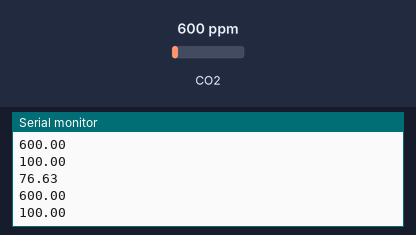
Simulated run of this sketch. Board: Arduino Uno, built with avr-gcc and run on an emulated ATmega328P. Shown: the last lines printed to the serial monitor. The test bench sets the inputs (shaded band); at power-on: CO2 600 ppm.

Above: at 1.8 s.
1.9 s: CO2 set to 452 ppm
At 2.6 s:
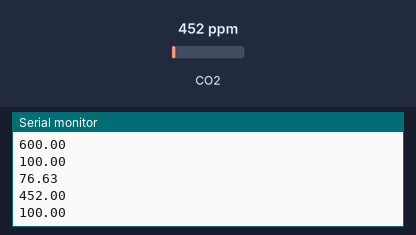
3.4 s: CO2 set to 1050 ppm
At 4.8 s:
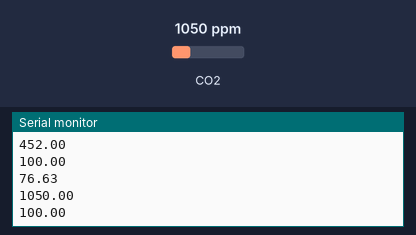
Timing chart, 0 to 6.4 s (numbered marks = the images above; inputs shaded):
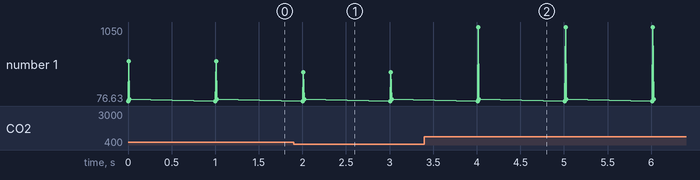

The sketch:

mq135-sensor.ino
```cpp
#include "MQ135.h"
#define ANALOGPIN A0

MQ135 gasSensor = MQ135(ANALOGPIN);
void setup()
{
  Serial.begin(9600);
}

void loop()
{
  float rzero = gasSensor.getRZero(); //this to get the rzero value, uncomment this to get ppm value
 float ppm = gasSensor.getPPM(); // this to get ppm value, uncomment this to get rzero value
 Serial.println(rzero); // this to display the rzero value continuously, uncomment this to get ppm value
 Serial.println(ppm); //
 float air_quality=((100-0)/(ppm-0))*(ppm-0)+0;
  Serial.println(air_quality);

  delay(1000);
}
```

Measured:
- after the input at 1.9 s, the serial monitor: prints a new line after 0.11 s (image 1)
- after the input at 3.4 s, the serial monitor: prints a new line after 0.62 s (image 2)
